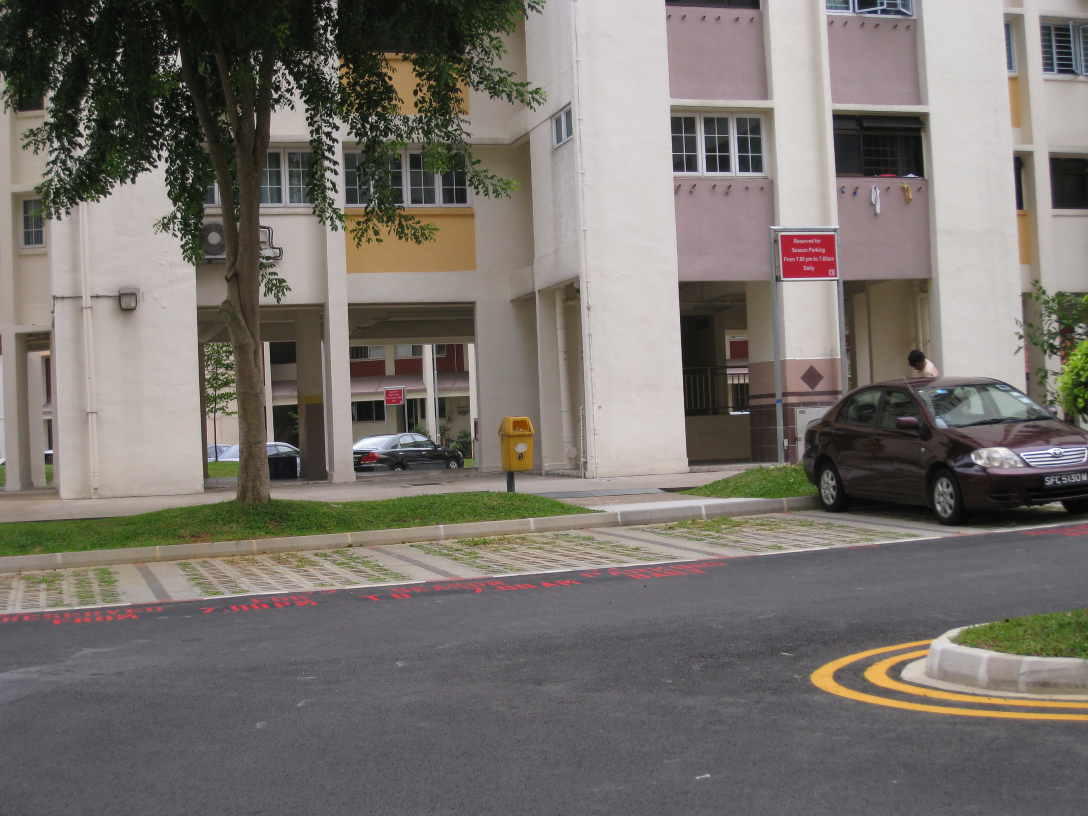
#> input picture images/img1.JPG, 3264 x 2448 px (shown at 1/3 size)
$ python stitch.py
#> lines starting #> are read from the running program, lines starting #| are printed output that depends on the picture
import cv2
import numpy as np
import os


def get_features(img):
    gray = cv2.cvtColor(img, cv2.COLOR_BGR2GRAY)
    # Harris-Laplace for scale-invariant corner detection
    detector = cv2.xfeatures2d.HarrisLaplaceFeatureDetector_create()
    kp = detector.detect(gray)
    # FREAK for fast, accurate binary description
    descriptor = cv2.xfeatures2d.FREAK_create()
    kp, des = descriptor.compute(img, kp)
    return kp, des


def get_homography(img_src, img_dst):
    kp1, des1 = get_features(img_src)
    kp2, des2 = get_features(img_dst)
    if des1 is None or des2 is None: return None

    matcher = cv2.BFMatcher(cv2.NORM_HAMMING)
    raw_matches = matcher.knnMatch(des1, des2, k=2)
    # Lowe's Ratio Test to filter out ambiguous matches
    good = [m for m, n in raw_matches if m.distance < 0.7 * n.distance]

    if len(good) < 10: return None
    src_pts = np.float32([kp1[m.queryIdx].pt for m in good]).reshape(-1, 1, 2)
    dst_pts = np.float32([kp2[m.trainIdx].pt for m in good]).reshape(-1, 1, 2)
    # RANSAC for robust alignment
    H, _ = cv2.findHomography(src_pts, dst_pts, cv2.RANSAC, 5.0)
    return H


def stitch_3_ultra_seamless(im1_path, im2_path, im3_path):
    # 1. LOAD IMAGES
#> called with im1_path = 'images/img1.JPG', im2_path = 'images/img2.JPG', im3_path = 'images/img3.JPG'
    img1 = cv2.imread(im1_path)
#> img1 is the input picture: shape (2448, 3264, 3); mean B, G, R 108.6, 114, 119.4
    img2 = cv2.imread(im2_path)
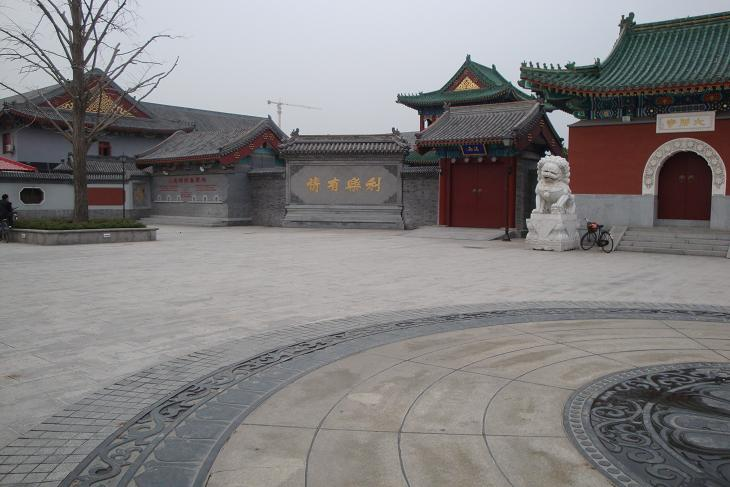
#> input picture images/img2.JPG, 730 x 487 px
#> img2 is the input picture: shape (487, 730, 3); mean B, G, R 127.7, 127, 129.2
    img3 = cv2.imread(im3_path)
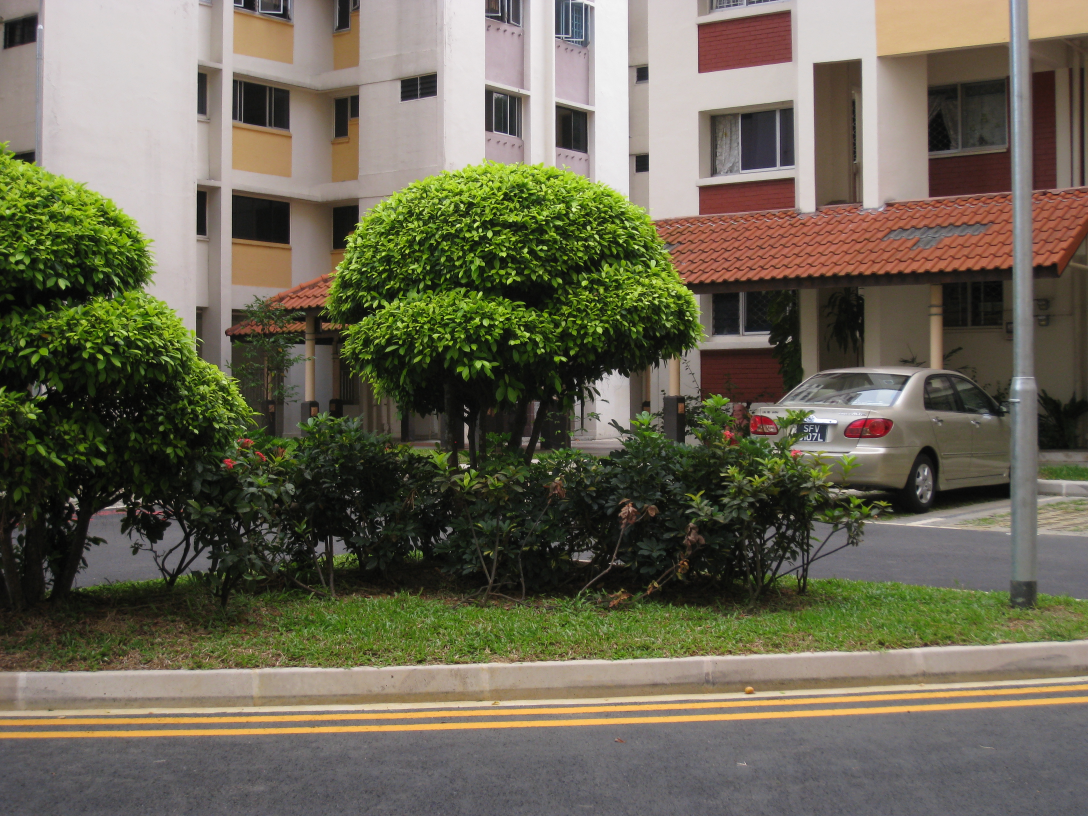
#> input picture images/img3.JPG, 3264 x 2448 px (shown at 1/3 size)
#> img3 is the input picture: shape (2448, 3264, 3); mean B, G, R 83.9, 102.5, 106.7


    if any(x is None for x in [img1, img2, img3]):
        return print("Error: Check image paths in your 'images' folder.")


    # 2. ALIGNMENT
    print("Aligning images using Harris-Laplace + FREAK...")
    H12 = get_homography(img1, img2)
#> in get_features, `gray = cv2.cvtColor(img, cv2.COLOR_BGR2GRAY)`:
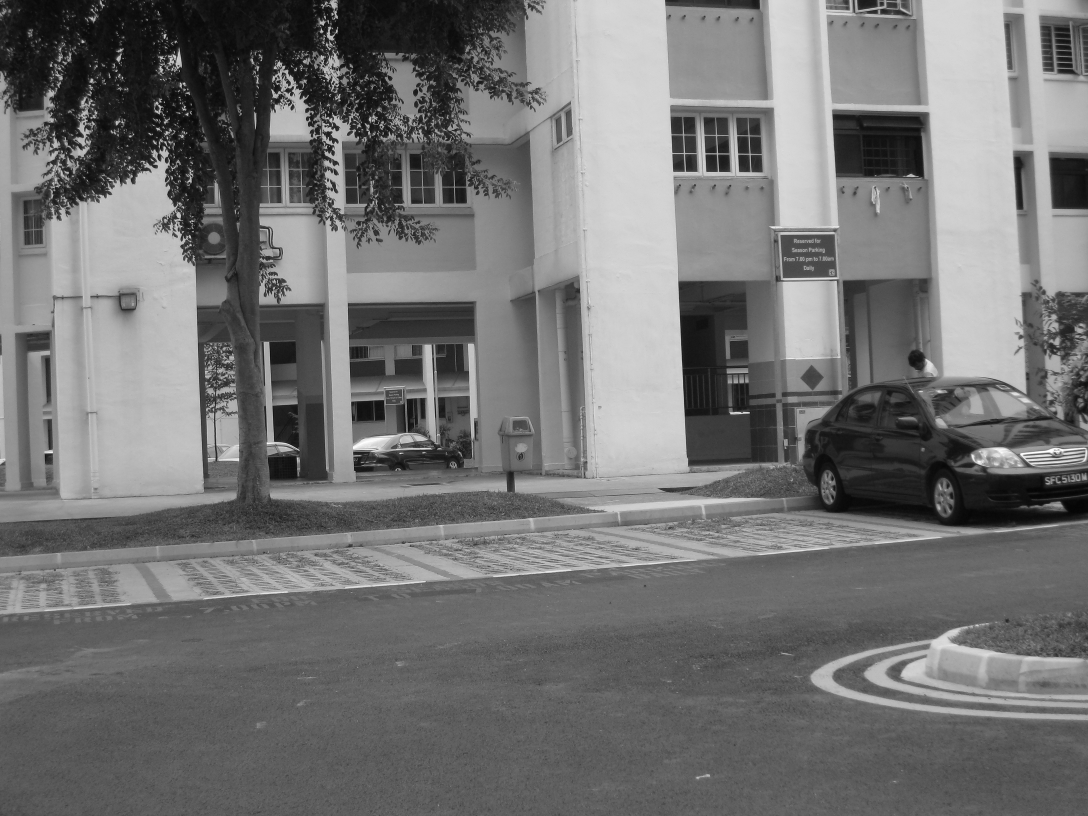
#> gray: shape (2448, 3264) (shown at 1/3 size); min 0, max 255, mean 115
    H32 = get_homography(img3, img2)
    if H12 is None or H32 is None: return print("Error: Alignment failed.")


    # 3. WARPING TO LARGE CANVAS
    h, w = img2.shape[:2]
    T = np.array([[1, 0, w], [0, 1, h//2], [0, 0, 1]], dtype=np.float32)
    canvas_size = (w * 3, h * 2)


    warp1 = cv2.warpPerspective(img1, T @ H12, canvas_size)
    warp2 = cv2.warpPerspective(img2, T, canvas_size)
    warp3 = cv2.warpPerspective(img3, T @ H32, canvas_size)


    # 4. EXPOSURE COMPENSATION (The Secret to No Seams)
    print("Compensating for exposure differences...")
    warped_images = [warp1, warp2, warp3]

    def get_binary_mask(iw):
        gray = cv2.cvtColor(iw, cv2.COLOR_BGR2GRAY)
        return cv2.threshold(gray, 1, 255, cv2.THRESH_BINARY)[1]


    masks = [get_binary_mask(w) for w in warped_images]

    # Gain compensator balances brightness between images
    compensator = cv2.detail_GainCompensator()
    # Feed corner positions (0,0) and images/masks
    corners = [(0, 0), (0, 0), (0, 0)]
    compensator.feed(corners, warped_images, masks)

    # Apply compensation
    for i in range(len(warped_images)):
        compensator.apply(i, (0,0), warped_images[i], masks[i])


    # 5. MULTI-BAND BLENDING (LAPLACIAN PYRAMID)
    print("Final Multi-band blending...")
    blender = cv2.detail_MultiBandBlender()
    blender.setNumBands(10) # More bands for smoother color transitions
    blender.prepare((0, 0, canvas_size[0], canvas_size[1]))

    for i in range(len(warped_images)):
        # Erode masks slightly to hide warping artifacts at edges
        eroded_mask = cv2.erode(masks[i], np.ones((10, 10), np.uint8))
        blender.feed(warped_images[i].astype(np.int16), eroded_mask, (0, 0))

    result, result_mask = blender.blend(None, None)
    final = np.clip(result, 0, 255).astype(np.uint8)


    # 6. AUTO-CROP & SAVE
    cnts, _ = cv2.findContours(result_mask, cv2.RETR_EXTERNAL, cv2.CHAIN_APPROX_SIMPLE)
    if cnts:
        x, y, cw, ch = cv2.boundingRect(max(cnts, key=cv2.contourArea))
        final = final[y:y+ch, x:x+cw]


    output_path = "final_ultra_seamless.jpg"
    cv2.imwrite(output_path, final)
    print(f"Success! Output saved in root directory: {output_path}")

    cv2.imshow("Ultra Seamless Result", cv2.resize(final, (1200, 600)))
    cv2.waitKey(0)
    cv2.destroyAllWindows()


# Run the final script
#> (the run stopped early here; a loop or call above may not have finished)
